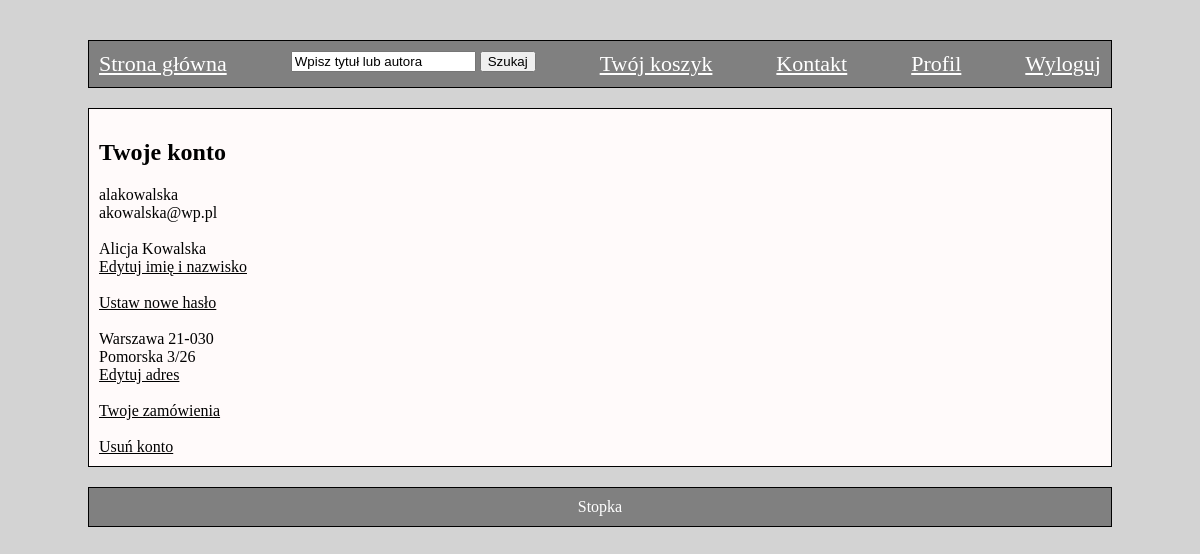
The page /Strona/profil.php (signed in) on the database its author committed.
### tables this page shows
CREATE TABLE klient (
id_kl INT(10) NOT NULL AUTO_INCREMENT,
login VARCHAR(30) NOT NULL UNIQUE,
haslo VARCHAR(45) NOT NULL,
email VARCHAR(50) NOT NULL,
imie VARCHAR(20) DEFAULT NULL,
nazwisko VARCHAR(30) DEFAULT NULL,
miasto VARCHAR(20) DEFAULT NULL,
ulica VARCHAR(40) DEFAULT NULL,
nr_domu VARCHAR(10) DEFAULT NULL,
nr_lokalu VARCHAR(10) DEFAULT NULL,
kod_pocztowy VARCHAR(10) DEFAULT NULL,
PRIMARY KEY (id_kl)
);

### Strona/profil.php (the view, shortened to what this page needs)
<?php
include 'baza.php';
require_once "polaczenie.php";
$link = new mysqli($host, $uzytkownik, $haslo_bazy, $nazwa_bazy);
$id_kl = $_SESSION['id_kl'];
$q = "SELECT * FROM klient WHERE id_kl='$id_kl'";
$result = mysqli_query($link, $q);
$klient = $result->fetch_assoc();
$login = $klient['login'];
$email = $klient['email'];
$imie = $klient['imie'];
$nazwisko = $klient['nazwisko'];
$miasto = $klient['miasto'];
$ulica = $klient['ulica'];
$nr_domu = $klient['nr_domu'];
$nr_lokalu = $klient['nr_lokalu'];
$kod_pocztowy = $klient['kod_pocztowy'];
?>
<h2>Twoje konto</h2>
<?php
echo $login."<br>".$email."<br><br>";
if ($imie!="" && $nazwisko!="") {
	echo $imie." ".$nazwisko,"<br>";
	echo "<a href='dodaj_dane.php?dane=1'>Edytuj imię i nazwisko</a><br><br>";
}
else {
	echo "<a href='dodaj_dane.php?dane=1'>Uzupełnij imie i nazwisko!</a><br>";
}
?>
<a href="zmiana_hasla.php"> Ustaw nowe hasło</a><br>
<br>
<?php
if ($miasto!="" && $kod_pocztowy!="" && $ulica!="" && $nr_domu!="") {
	echo $miasto." ".$kod_pocztowy."<br>".$ulica." ".$nr_domu;
	if ($nr_lokalu!="")
		echo "/".$nr_lokalu;
	echo "<br><a href='dodaj_dane.php?dane=2'>Edytuj adres</a><br>";
}
else {
	echo "<a href='dodaj_dane.php?dane=2'>Uzupełnij adres!</a><br>";
}
?>
<br>
<a href="zamowienia.php">Twoje zamówienia</a><br><br>
<a href="usun_konto.php">Usuń konto</a>
<?php
include 'dol.php';
?>

### Strona/style.css (style rules this page uses)
body { background-color: lightgray; }
a { color: black; font-size: 16px; }

### rows shown on the page
klient: login "alakowalska", email "akowalska@wp.pl", imie "Alicja", nazwisko "Kowalska", miasto "Warszawa", kod_pocztowy "21-030", ulica "Pomorska", nr_domu "3", nr_lokalu "26"
